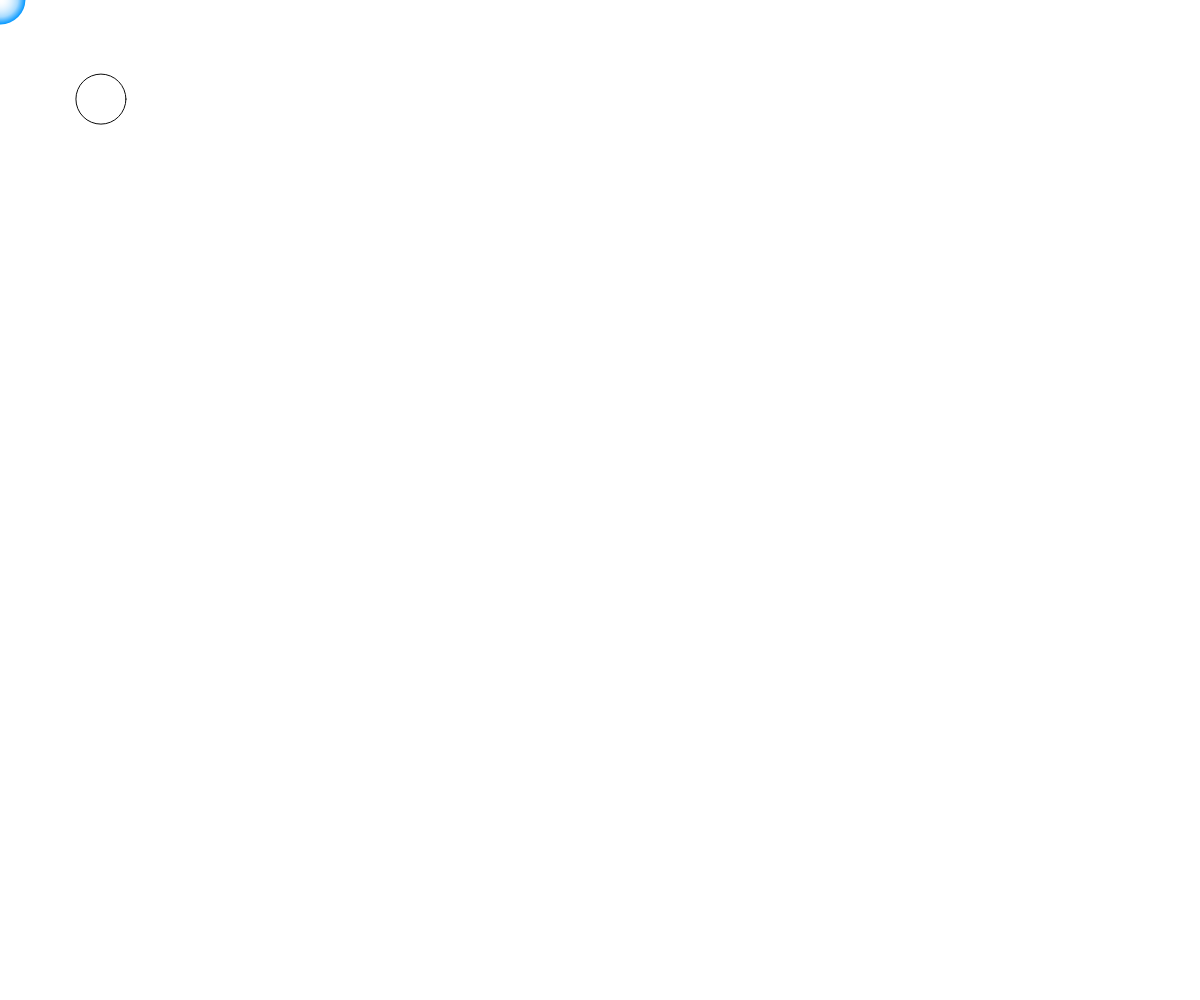
Frame 1 (no input)
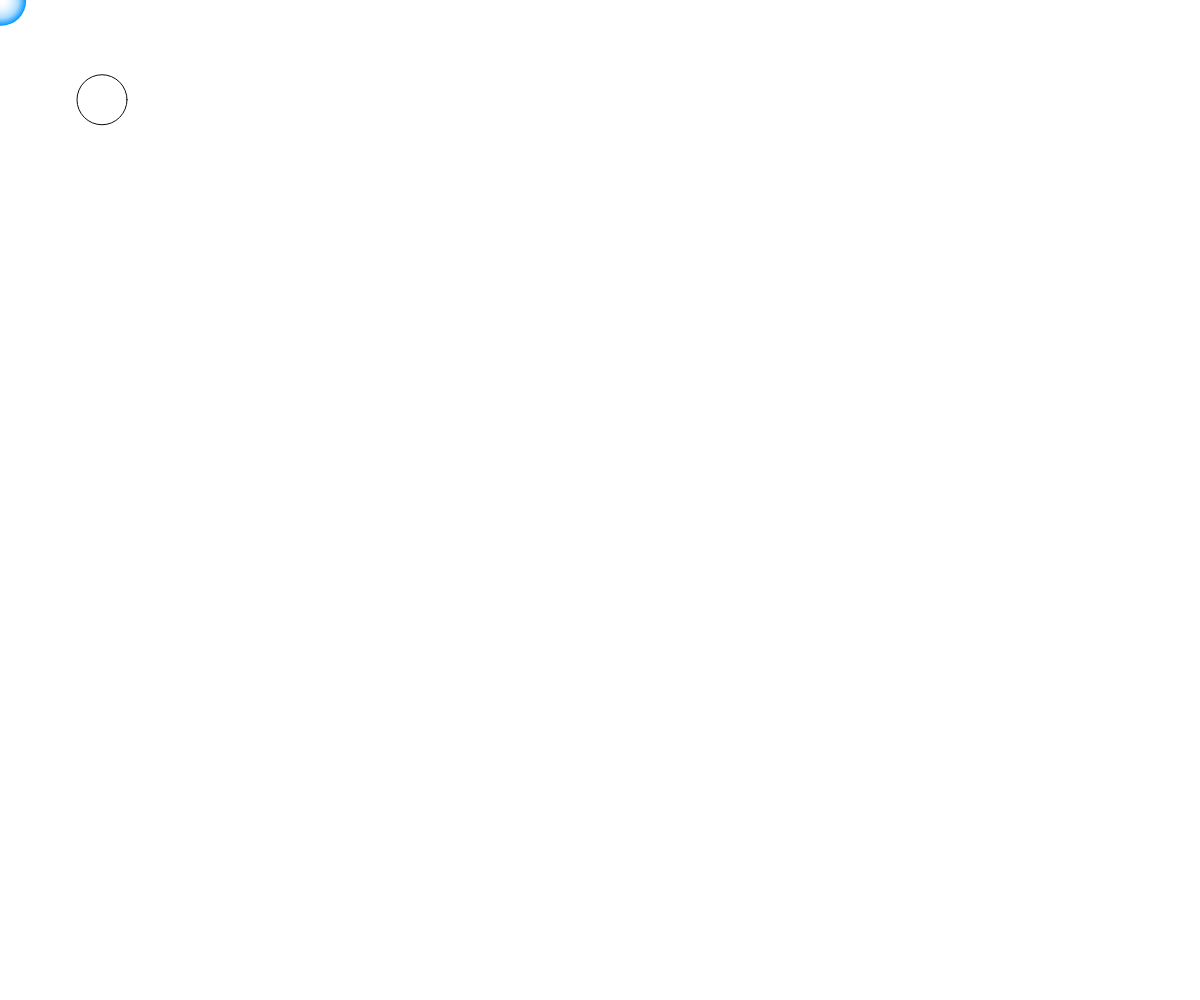
Frame 60 (no input)
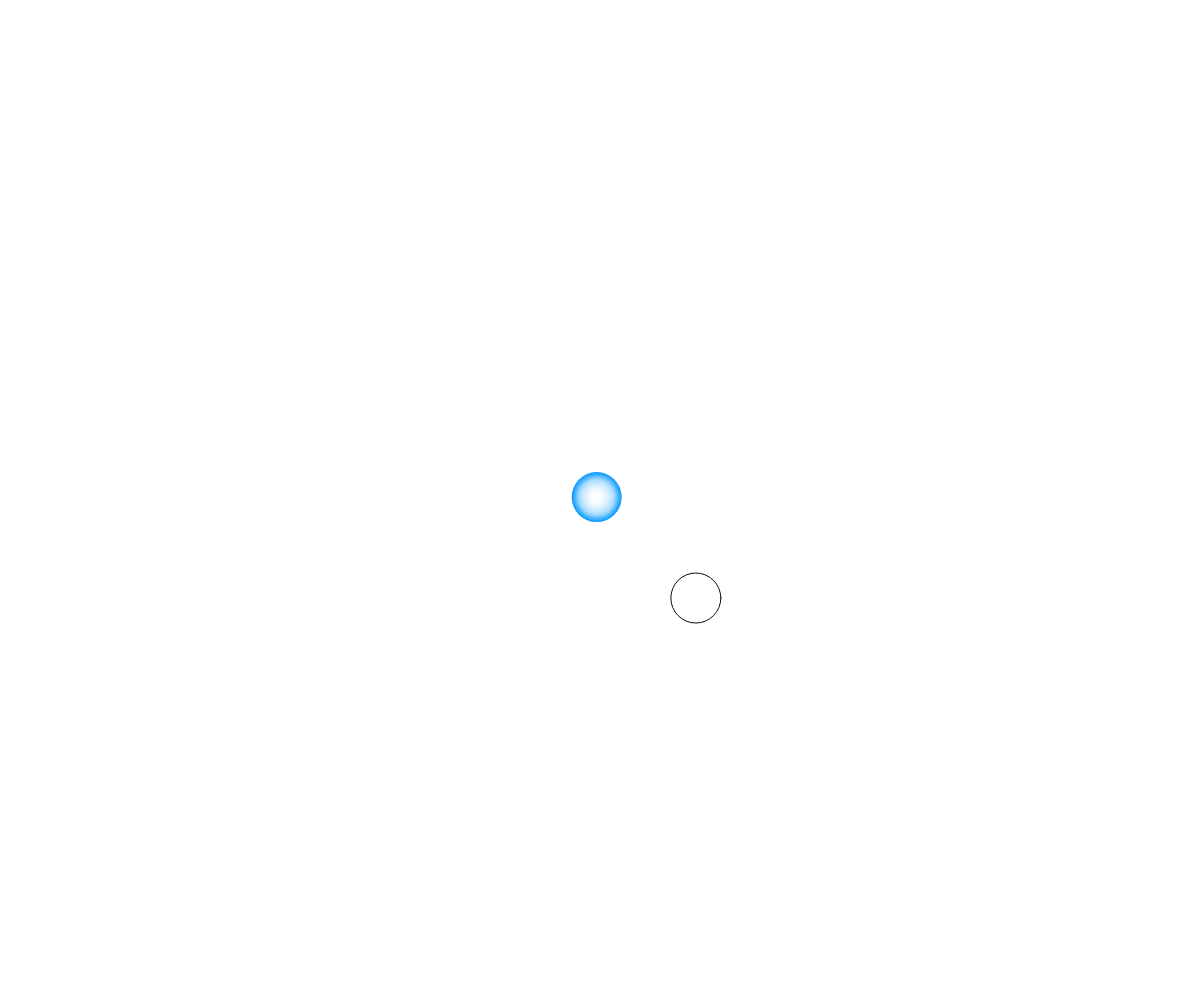
Frame 120 (the mouse pressed at the canvas centre since frame 60)

The p5.js sketch that drew these frames (run headless with seeded random() and noise() and a simulated clock; from frame 60 on, the mouse is pressed at the canvas centre):

// p5.js sketch
// ── sketch.js
let x;
let y;

function setup() {
  createCanvas(windowWidth, windowHeight);
  x = width * 0,5;
  y = height * 0,5;
  //frameRate(50);
}


function windowResized() {
  resizeCanvas(windowWidth, windowHeight);
}

function draw() {
  background(255);
  stroke(10);
  x += random(-1,1);
  y += random(-1,1);


  // Create an ellipse with gradient on edges
    // radial gradient for the circle edges
    let r = 25; // half of the circle diameter (50)
    const ctx = drawingContext;
    const prevFill = ctx.fillStyle;

    const grad = ctx.createRadialGradient(x, y, 0, x, y, r);
    grad.addColorStop(0, 'rgba(255, 255, 255, 0)');      // transparent center
    grad.addColorStop(0.7, 'rgba(0, 150, 255, 0.35)');   // soft middle
    grad.addColorStop(1, 'rgba(0, 150, 255, 1)');        // strong edge

    ctx.fillStyle = grad;
    ctx.beginPath();
    ctx.arc(x, y, r, 0, Math.PI * 2);
    ctx.fill();

    ctx.fillStyle = prevFill;



  

  //circle(x, y, 50);
  circle(x + random(-1, 1) + 100, y + random(-1, 1) + 100, 50);
  
}


function mousePressed() {
  x = mouseX;
  y = mouseY;
 
}
